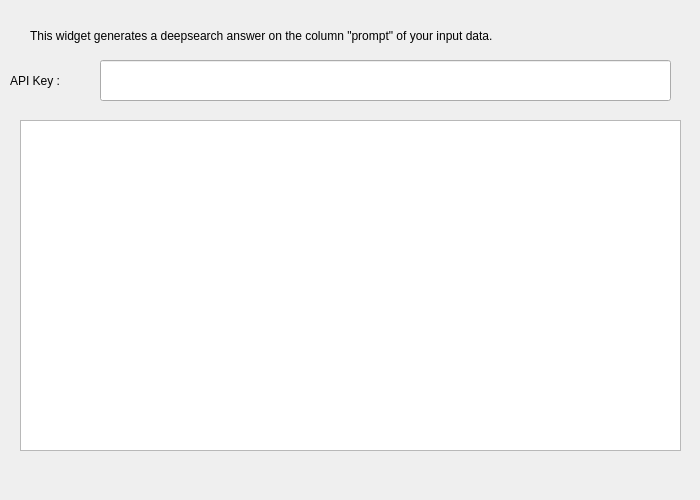
<?xml version="1.0" encoding="UTF-8"?>
<ui version="4.0">
 <class>Form</class>
 <widget class="QWidget" name="Form">
  <property name="geometry">
   <rect>
    <x>0</x>
    <y>0</y>
    <width>700</width>
    <height>500</height>
   </rect>
  </property>
  <property name="windowTitle">
   <string>Form</string>
  </property>
  <widget class="QLabel" name="label">
   <property name="geometry">
    <rect>
     <x>10</x>
     <y>70</y>
     <width>121</width>
     <height>21</height>
    </rect>
   </property>
   <property name="text">
    <string>API Key :</string>
   </property>
  </widget>
  <widget class="QLabel" name="Description">
   <property name="geometry">
    <rect>
     <x>30</x>
     <y>10</y>
     <width>551</width>
     <height>51</height>
    </rect>
   </property>
   <property name="text">
    <string>This widget generates a deepsearch answer on the column &quot;prompt&quot; of your input data.</string>
   </property>
   <property name="textFormat">
    <enum>Qt::AutoText</enum>
   </property>
   <property name="alignment">
    <set>Qt::AlignLeading|Qt::AlignLeft|Qt::AlignVCenter</set>
   </property>
   <property name="wordWrap">
    <bool>true</bool>
   </property>
  </widget>
  <widget class="QTextBrowser" name="textBrowser">
   <property name="geometry">
    <rect>
     <x>20</x>
     <y>120</y>
     <width>661</width>
     <height>331</height>
    </rect>
   </property>
  </widget>
  <widget class="QLineEdit" name="line_api_key">
   <property name="geometry">
    <rect>
     <x>100</x>
     <y>60</y>
     <width>571</width>
     <height>41</height>
    </rect>
   </property>
  </widget>
 </widget>
 <resources/>
 <connections/>
</ui>
